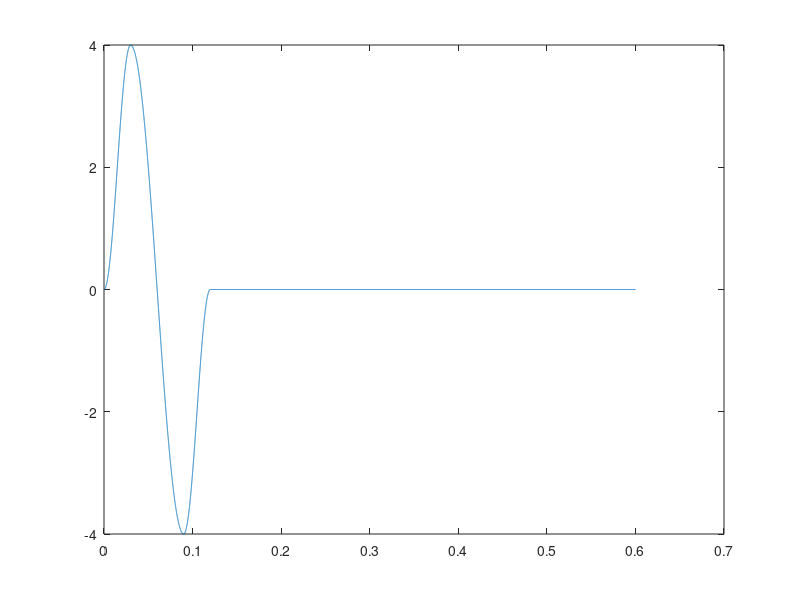

This figure's MATLAB source:
valGUSTL = 6;
valUINF = 50;
valGUSTAMP = 4;
gust_vel = 0;
matUINF = [50 0 0];
i = 1;

for delx = 0:0.001:30
    
    idx3 = delx(:,1) >= 0 & delx(:,1) < 0.25*valGUSTL;
    idx3_1 = find(idx3 > 0);
    idx4 = delx(:,1) >= 0.25*valGUSTL & delx(:,1) < 0.75*valGUSTL;
    idx4_1 = find(idx4 > 0);
    idx5 = delx(:,1) >= 0.75*valGUSTL & delx(:,1) <= valGUSTL;
    idx5_1 = find(idx5 > 0);

    if any(idx3 > 0)
        tau = delx(idx3_1,1)./valUINF;
        gust_vel(idx3_1) = 0.5*valGUSTAMP*(1 - cos((2*pi*tau/(0.5*valGUSTL/valUINF))));
        matUINF(idx3_1,3) = matUINF(idx3_1,3) + (gust_vel(idx3_1));
    end

    if any(idx4 > 0)
        tau = delx(idx4_1,1)./valUINF;
        gust_vel(idx4_1) = -valGUSTAMP*(cos(((2*pi/(valGUSTL/valUINF)))*tau + (3*pi/(2*valGUSTL/valUINF))));
        matUINF(idx4_1,3) = matUINF(idx4_1,3) + (gust_vel(idx4_1));
    end

    if any(idx5 > 0)
        tau = delx(idx5_1,1)./valUINF;
        gust_vel(idx5_1) = -0.5*valGUSTAMP*(1 - cos((2*pi*tau/(0.5*valGUSTL/valUINF))));
        matUINF(idx5_1,3) = matUINF(idx5_1,3) + (gust_vel(idx5_1));
    end
    
    x(i) = gust_vel;
    i = i + 1;
end

figure(1)
plot((0:0.001:30)./valUINF,x)

% gust_vel = 0;
% matUINF = [50 0 0];
% i = 1;
% 
% for delx = 0:0.01:6
%     
%     idx3 = delx(:,1) >= 0 & delx(:,1) < 0.5*valGUSTL;
%     idx3_1 = find(idx3 > 0);
%     idx4 = delx(:,1) >= 0.5*valGUSTL & delx(:,1) <= valGUSTL;
%     idx4_1 = find(idx4 > 0);
% %     idx5 = delx(:,1) >= 0.75*valGUSTL & delx(:,1) <= valGUSTL;
% %     idx5_1 = find(idx5 > 0);
% 
%     if any(idx3 > 0)
%         tau = delx(idx3_1,1)./valUINF;
%         gust_vel(idx3_1) = 0.5*valGUSTAMP*(1 - cos((2*pi*tau/(0.5*valGUSTL/valUINF))));
%         matUINF(idx3_1,3) = matUINF(idx3_1,3) + (gust_vel(idx3_1));
%     end
% 
%     if any(idx4 > 0)
%         tau = delx(idx4_1,1)./valUINF;
%         gust_vel(idx4_1) = 0.5*valGUSTAMP*(-1+cos(((2*pi/(0.5*valGUSTL/valUINF)))*tau));
%         matUINF(idx4_1,3) = matUINF(idx4_1,3) + (gust_vel(idx4_1));
%     end
% 
% %     if any(idx5 > 0)
% %         tau = delx(idx5_1,1)./valUINF;
% %         gust_vel(idx5_1) = -0.5*valGUSTAMP*(1 - cos((2*pi*tau/(0.5*valGUSTL/valUINF))));
% %         matUINF(idx5_1,3) = matUINF(idx5_1,3) + (gust_vel(idx5_1));
% %     end
%     
%     y(i) = gust_vel;
%     i = i + 1;
% end
% 
% figure(2)
% plot(0:0.01:6,y)
